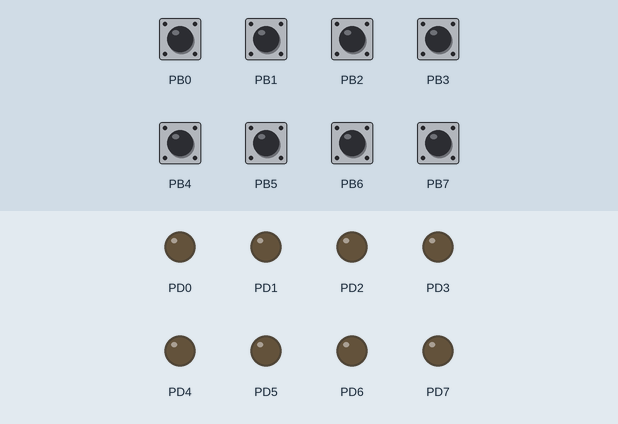
This program was run on a simulated ATmega328P, built with avr-gcc and emulated at 16 MHz (the files do not name the chip). Parts: output pins drawn as LEDs (lit = HIGH). The inputs (shaded band) are chosen by the test bench; at power-on: PB0–7 HIGH.

Above: at 1.2 s.
1.3 s: PB1 pulled LOW for 0.15 s
At 2.0 s:
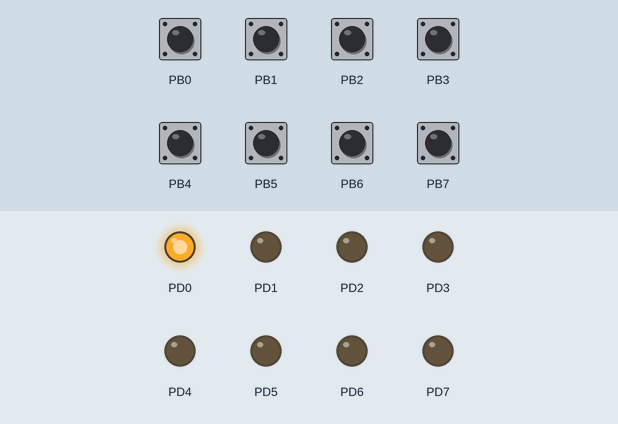
2.9 s: PB1 pulled LOW for 1 s
At 3.2 s:
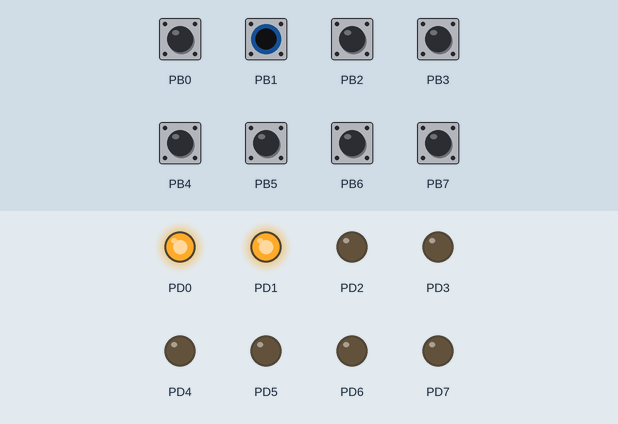
5.4 s: PB1 pulled LOW for 0.15 s
At 6.4 s:
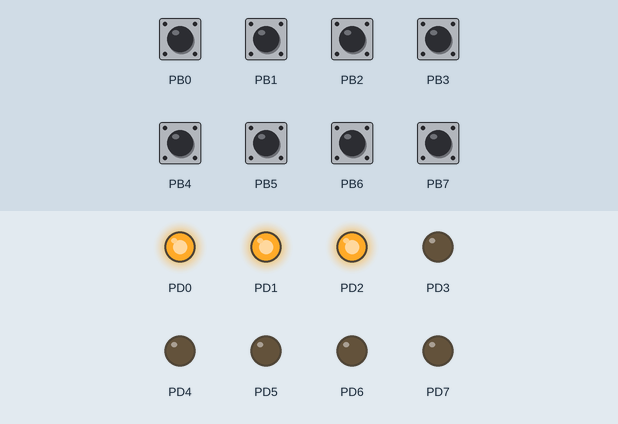
7.0 s: PB1 pulled LOW for 0.15 s
At 7.6 s:
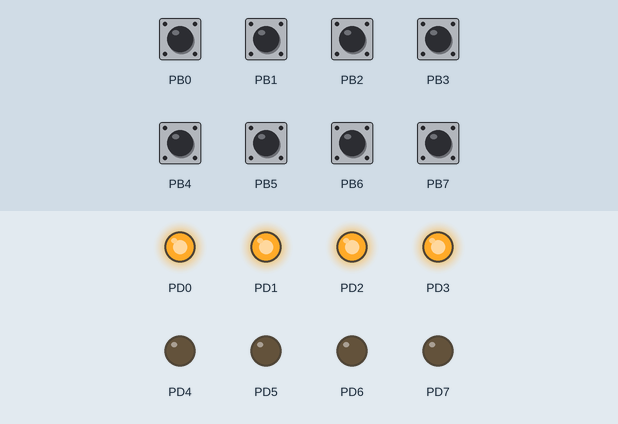
8.6 s: PB1 pulled LOW for 1 s
At 10.0 s:
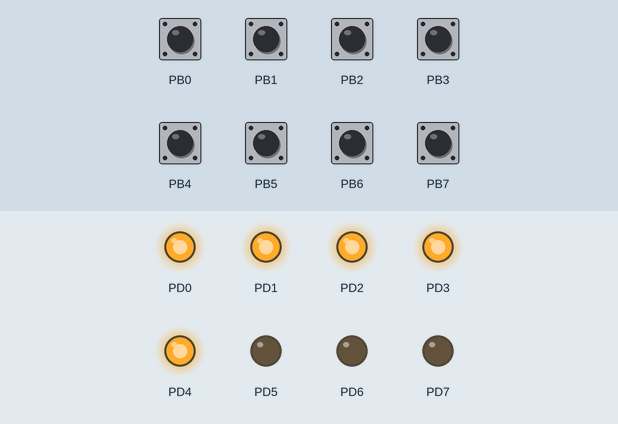
11.1 s: PB1 pulled LOW for 0.15 s
At 11.9 s:
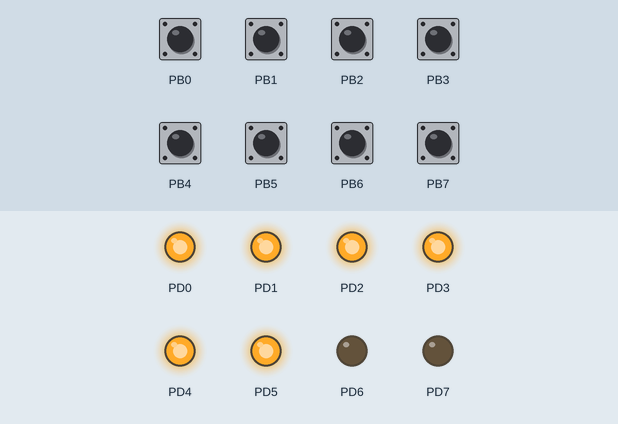
Timing chart, 0 to 13.7 s (numbered marks = the images above; inputs shaded):
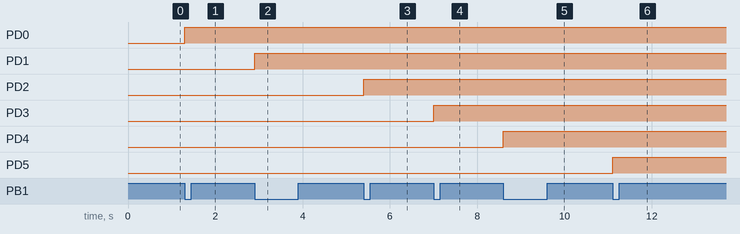

The program:

main.cpp
```cpp
#define F_CPU 16000000UL
#include <avr/io.h>
#include <util/delay.h>
#include <avr/sfr_defs.h>

/// 2.1

/*
//volatile uint8_t tab[2000];
 volatile int tab[2000];

int main() {
  int i=0;

  while (1) {
    tab[1]=i++;
    _delay_ms(1000);

  }
}
*/


/// 2.2

/*
volatile float zmienna;
//volatile uint8_t zmienna;

int main() {
    zmienna=5;
    //zmienna+=41; //a jak zmieni się rozmiar programu po wykonaniu operacji

    while (1) {
        _delay_ms(1000);
    }
}
*/

// -> float zmienna=5 tylko przypisuje statycznie,
// +=41 importuje cały zestaw funckji do obsługi float


/// 4.1

/*
int main() {
    DDRD = 0xff;

    while (1) {
        PORTD = PORTD ? 0x00 : 0xff;
        _delay_ms(500);
    }
}
*/


/// 4.2

/*
int main() {
    DDRD = 0xff;
    PORTD = 0x01;
    uint8_t dir = 1;

    while (1) {
        if (dir) {
            PORTD = PORTD << 1;
        } else {
            PORTD = PORTD >> 1;
        }

        if (PORTD == 0x80) {
            dir = 0;
        } else if (PORTD == 0x01) {
            dir = 1;
        }

        _delay_ms(50);
    }
}
*/


/// 5.1

/*
int main() {
    DDRD = 0xff; // rejestr D jako wyjście
    PORTD = 0x00;
    DDRB = 0x00; // rejestr B jak wejście
    PORTB = 0xff; // pullup na rejestrze B

    while (1) {
        PORTD = (PINB & (1 << PB0)) ? 0x00 : 0xff;
       _delay_ms(1);
    }
}
*/


/// 5.2

/*
int main() {
    DDRD = 0xff; // rejestr D jako wyjście
    PORTD = 0x00;
    DDRB = 0x00; // rejestr B jak wejście
    PORTB = 0xff; // pullup na rejestrze B
    uint8_t lock = 0;

    while (1) {
        uint8_t sw = !(PINB & (1 << PB1));

        if (sw && !lock) {
            lock = 1;
            PORTD = PORTD ? 0x00 : 0xff;
        }

        if (!sw && lock) {
            lock = 0;
        }

       _delay_ms(20); <- dodaj debounce
    }
}
*/


/// 5.3

/*
int main() {
    DDRD = 0xff; // rejestr D jako wyjście
    PORTD = 0x00;
    DDRB = 0x00; // rejestr B jak wejście
    PORTB = 0xff; // pullup na rejestrze B
    uint8_t lock = 0;

    while (1) {
        if (PINB & (1 << PB0)) {
            PORTD &= ~(1 << PD0);
        } else {
            PORTD |= (1 << PD0);
        }

        uint8_t sw = !(PINB & (1 << PB1));

        if (sw && !lock) {
            lock = 1;
            PORTD ^= (1 << PD1);
        }

        if (!sw && lock) {
            lock = 0;
        }

       _delay_ms(20); <- dodaj debounce
    }
}
*/

/// 6.1


int main() {
    DDRD = 0xff; // rejestr D jako wyjście
    PORTD = 0x00;
    DDRB = 0x00; // rejestr B jak wejście
    PORTB = 0xff; // pullup na rejestrze B

    uint8_t sw_last = 0xff;
    uint8_t leds = 0x00;
    bool state = true;

    while (1) {
        uint8_t sw_current = PINB;
        uint8_t sw_pressed = (sw_last & ~sw_current);
        sw_last = sw_current;

        if (sw_pressed & (1 << PB0)) {
            leds = leds >> 1;
        }

        if (sw_pressed & (1 << PB1)) {
            leds = 1 | (leds << 1);
        }

        if (sw_pressed & (1 << PB2)) {
            state = true;
        }

        if (sw_pressed & (1 << PB3)) {
            state = false;
        }

        PORTD = state ? leds : 0x00;

       _delay_ms(20);
    }
}
```

Measured:
- after the input at 1.3 s, PD0: LOW → HIGH at once
- after the input at 2.9 s, PD1: LOW → HIGH at once
- after the input at 5.4 s, PD2: LOW → HIGH at once
- after the input at 7.0 s, PD3: LOW → HIGH at once
- after the input at 8.6 s, PD4: LOW → HIGH at once
- after the input at 11.1 s, PD5: LOW → HIGH at once
